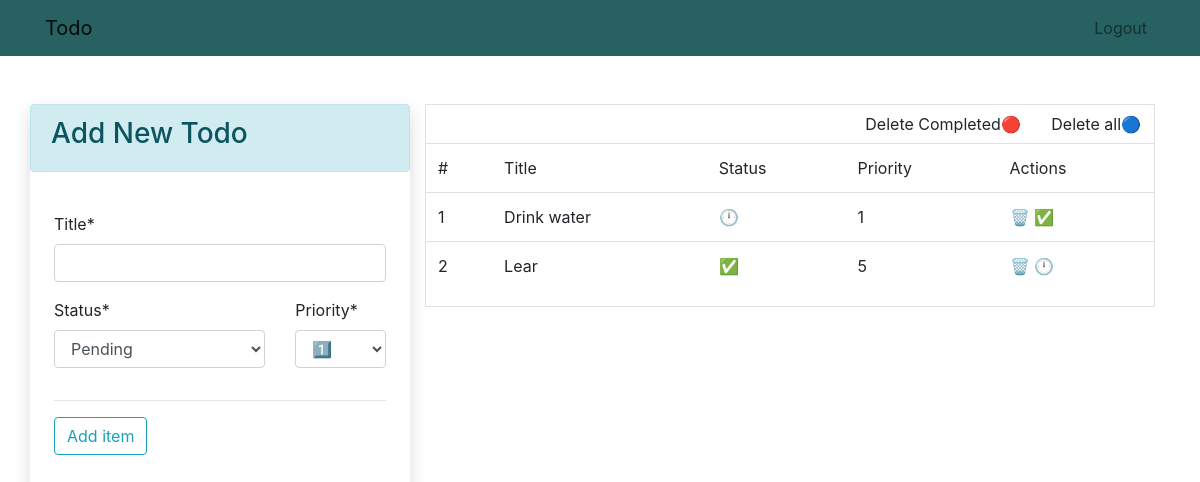
The app's page / (signed in), older data.
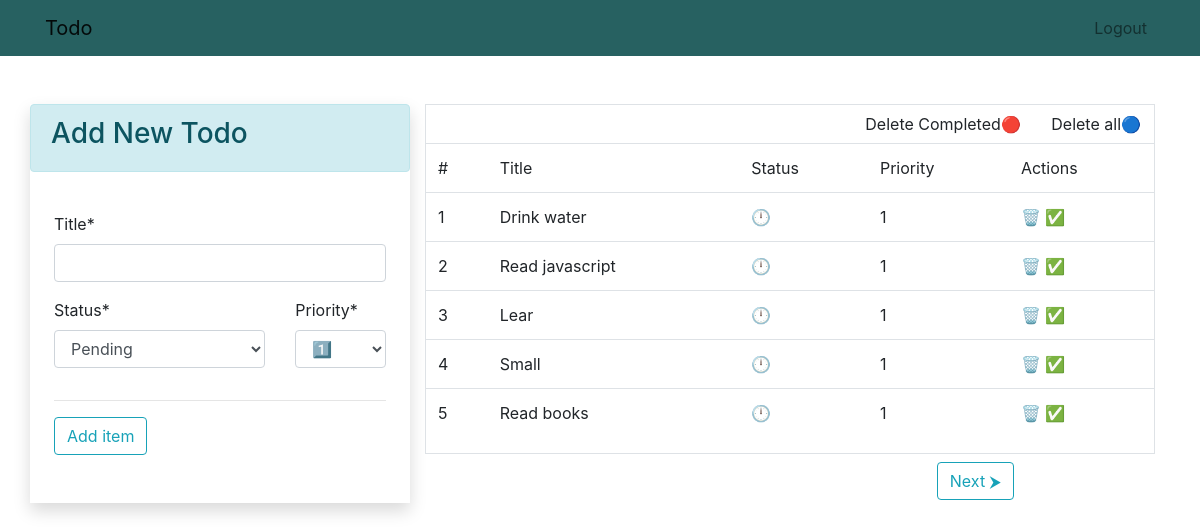
The same page, newer data.
### app/models.py (models this page shows, shortened)
class Item(models.Model) :
    status_choices = [ ('C' , "Completed") , ('P' , "Pending") ]
    priority_choices = [ (1 , '1️⃣' ) ,  (2 , '2️⃣'), (3 , '3️⃣'),
            (4 , '4️⃣'), (5 , '5️⃣')
    ]
    user = models.ForeignKey( to = User , on_delete= models.CASCADE)
    title = models.CharField(max_length= 50 )
    status = models.CharField(max_length= 2 , choices= status_choices , default= 'P')
    priority = models.IntegerField(choices= priority_choices , default = 1 )

### app/views.py (the view)
# urls.py: path('' , views.home_view , name = "home" ) ,
@login_required(login_url= "login")
def home_view(request) :
    form = ItemForm()
    user = request.user
    all_items = Item.objects.filter(user = user ).order_by('priority')
    p =  Paginator(all_items , 5 )
    page_number = request.GET.get('page' )
    page = p.get_page(page_number  )
    x = page.number
    print(x)
    context = { 'form' : form , 'all_items' : page }
    return render(request , 'app/home.html' , context = context )

### app/forms.py
class ItemForm(forms.ModelForm) :
    class Meta :
        model = Item
        fields = ['title' , 'status' , 'priority']

### app/templates/app/home.html (shortened to what this page needs)
{% extends 'app/base.html' %}
{% load crispy_forms_tags %}
{% block content %}
    <div class="container pt-4">
        <div class="row mt-4 p-0">
            <div class="col-lg-4 shadow p-0 pb-4">
                <div class="alert alert-info">
                    <h3>Add New Todo</h3>
                </div>
                <div class="p-4">
                    <form action = "add-item/" method="post">
                        {{ form.title | as_crispy_field }}
                        <div class="row">
                            <div class="col-md-8">
                                {{ form.status| as_crispy_field }}
                            </div>
                            <div class="col-md-4">
                                {{ form.priority | as_crispy_field }}
                            </div>
                        </div>
                        <hr>
                        <button class = "btn btn-outline-info" >Add item</button>
                    </form>
                </div>
            </div>
            <div class="col">
                <div class="border">
                    {% if all_items|length == 0 %}
                        <div class="p-4">
                            <br><br>
                            <div class="alert alert-info text-center">
                                <h2>No Todos Yet</h2>
                            </div>
                            <br> <br>
                        </div>
                    {% else %}
                        <div  class = 'text-right'>
                            <a href="{% url 'delete-completed' user.username %}" title = "Delete Completed" class= 'btn'>Delete Completed🔴</a>
                            <a href="{% url 'delete-all' user.username %}" title = "Delete All" class= 'btn'>Delete all🔵</a>
                        </div>
                        <table class = "table">
                            <thead>
                                <tr>
                                    <td>#</td>
                                    <td>Title</td>
                                    <td>Status</td>
                                    <td>Priority</td>
                                    <td>Actions</td>
                                </tr>
                            </thead>
                            <tbody>
                                {% for item in all_items %}
                                    <tr>
                                        <td>{{ all_items.start_index|add:forloop.counter0 }}</td>
                                        <td>{{ item.title }}</td>
                                        <td>
                                            {% if item.status == "C" %}
                                            ✅
                                            {% else %}
                                            🕛
                                            {% endif %}
                                        </td>
                                        <td>{{ item.priority }}</td>
                                        <td>
                                            <a href="{% url 'delete-item' item.id %}" title = 'delete' >🗑️</a>
                                            {% if item.status == "P" %}
                                                <a href="{% url 'change-status' item.id  'C' %}" title = 'Mark as completed'>✅</a>
                                            {% else %}
                                                <a href="{% url 'change-status' item.id 'P' %}" title = 'Mark as pending'>🕛</a>
                                            {% endif %}
                                        </td>
                                    </tr>
                                {% endfor %}
                            </tbody>
                        </table>
                        {% endif %}
                    </div>
                    <div class = "row text-center pt-2">
                        <div class = "col-md-6 pl-4">
                        </div>
                        <div class="col-md-6 pr-4">
                            {% if all_items.has_next %}
                                <a href="{% url 'home' %}?page={{ all_items.next_page_number }}"  class = 'btn btn-outline-info'>Next ⮞</a>
                            {% endif %}
                        </div>
                    </div>
            </div>
        </div>
    </div>
{% endblock content %}

### app/templates/app/base.html (shortened to what this page needs)
<!doctype html>
<html lang="en">
<head>
    <link rel="stylesheet" href="https://cdn.jsdelivr.net/npm/bootstrap@4.5.3/dist/css/bootstrap.min.css">
</head>
<body>
    <nav class="navbar navbar-expand-lg navbar-light" style="background-color: #276161;">
        <div class="container">
            <a class="navbar-brand" href="{% url 'home' %}">Todo</a>
            <div class="collapse navbar-collapse" id="navbarNav">
                <ul class="navbar-nav ml-auto">
                    {% if user.is_authenticated %}
                    <li class="nav-item">
                        <a href="{% url 'logout' %}" class="nav-link">Logout</a>
                    </li>
                    {% endif %}
                </ul>
            </div>
        </div>
    </nav>
        {% block content %}{% endblock content %}
    </body>
    </html>

Row changes from the older to the newer data that the page shows:
no longer on this page (row unchanged): Item: start_index|add "2", title "Lear", priority "5"
added Item: start_index|add "2", title "Read javascript", priority "1"
added Item: start_index|add "3", title "Lear", priority "1"
added Item: start_index|add "4", title "Small", priority "1"
added Item: start_index|add "5", title "Read books", priority "1"
Text that changed along with them:
text now shown: "Next ⮞"
